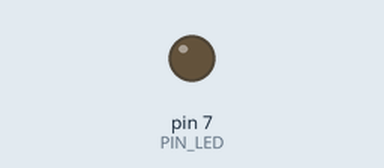
A sketch run on a simulated Arduino Uno, built with avr-gcc and run on an emulated ATmega328P. On the bench: output pins drawn as LEDs (lit = HIGH). What the sketch prints to the serial monitor is not drawn. At 2.0 s the program stops and its outputs stay as they are.

Above: at 0.1 s.
At 2.1 s:
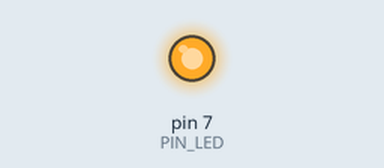
Timing chart, 0 to 3.5 s (numbered marks = the images above):
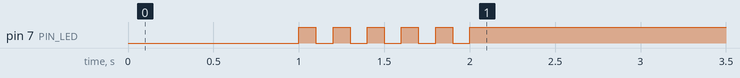

The sketch:

05_practice_2.ino
```cpp
#define PIN_LED 7
bool on,off; //set the two global variables

void setup() {
  pinMode(PIN_LED, OUTPUT);
  Serial.begin(115200); // Initialize serial port
  while (!Serial) {
    ; // wait for serial port to connect.
  }
  Serial.println("Hello World!");
  on = false ; //reset the two global variables
  off = true ; //reset the two global variables
  digitalWrite(PIN_LED,on); // turn on LED.
  delay(1000);
  int i;
  for(i=1; i<=5; i++)
  {
  digitalWrite(PIN_LED,off); // turn off LED.
  delay(100);
  digitalWrite(PIN_LED,on); // turn on LED.
  delay(100);
  }
}

void loop() {
  while(1) {
  digitalWrite(PIN_LED,off);
  }
}
```

Measured:
- by itself, pin 7 (PIN_LED): alternates HIGH for 0.10 s and LOW for 0.10 s, 10 changes in all, then stays HIGH
